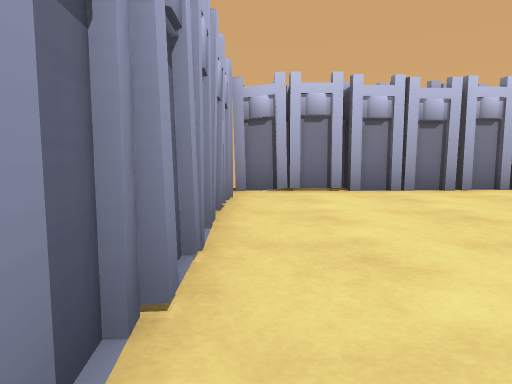
View 1 (above)

16 first-person views from a walk through a Unity game level. The camera is 0.72 m above the floor, tilts 6° down and sees 70° across. The floor is counted in squares, 1 m on a side. Each view is taken from the middle of a square. On the plan, view 1 faces up. The plan holds only what a view shows up to about 11 squares ahead; the rest is blank. The place goes on beyond the plan. The player character is not drawn.

View 2
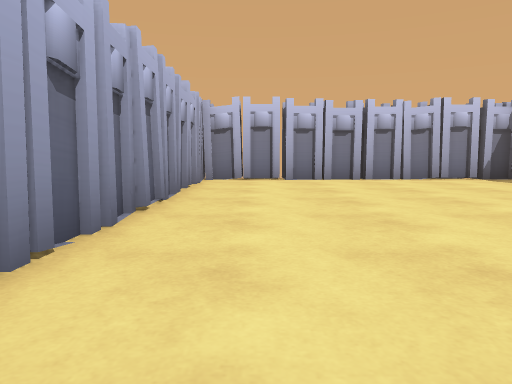

View 3
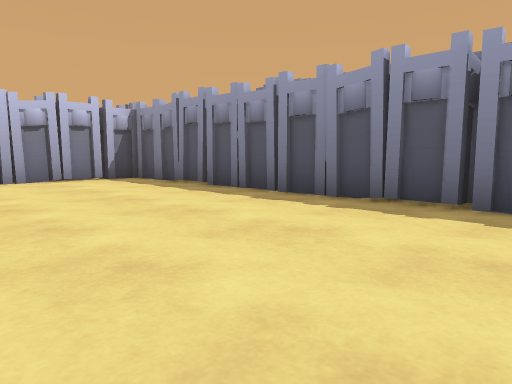

View 4
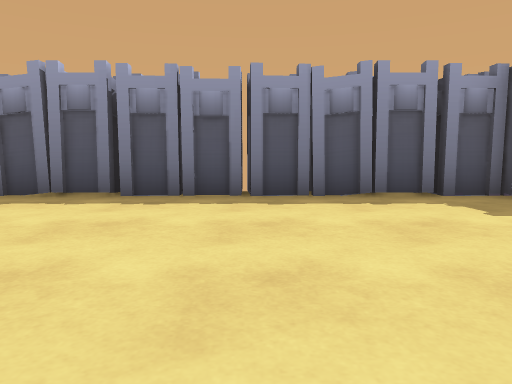

View 5
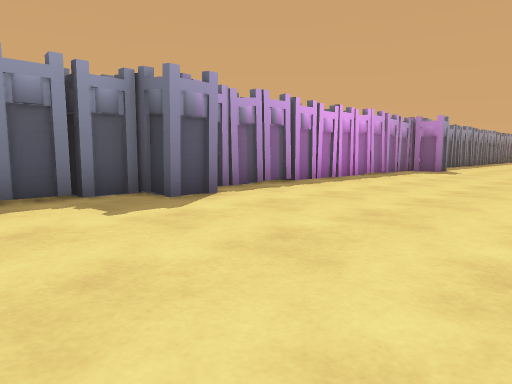

View 6
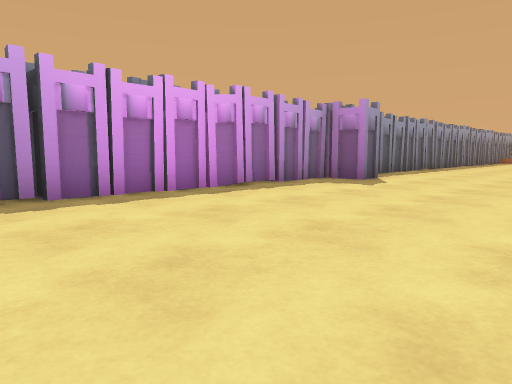

View 7
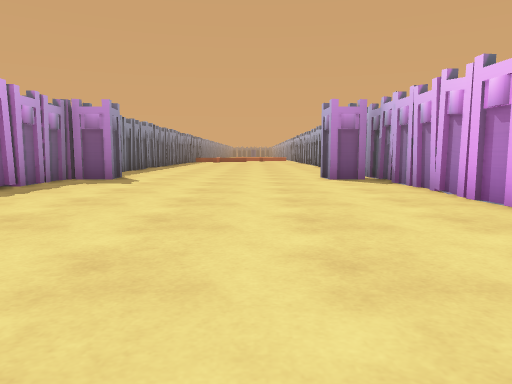

View 8
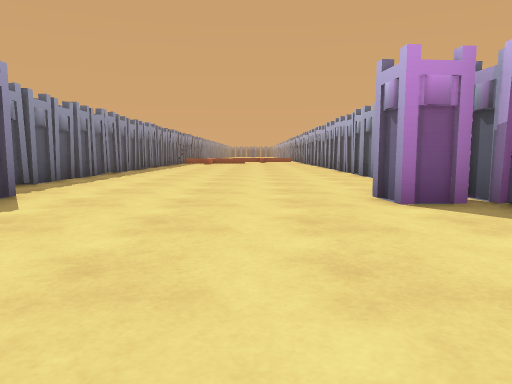

View 9
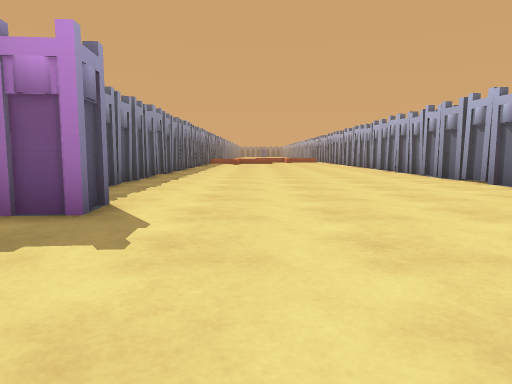

View 10
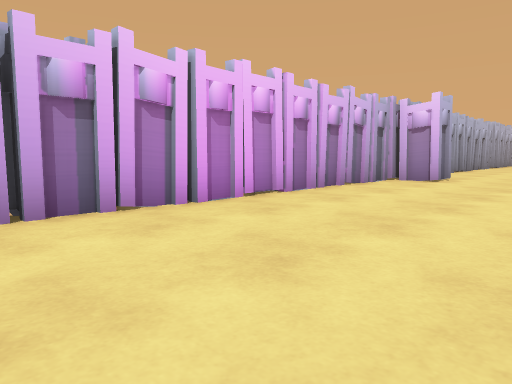

View 11
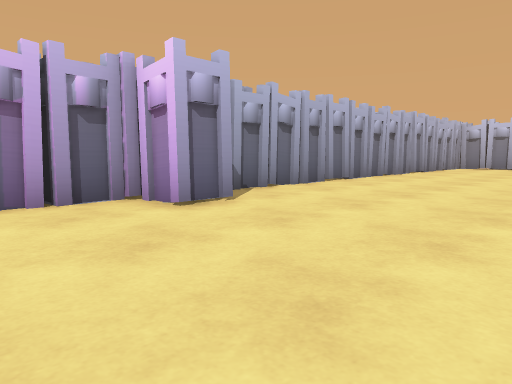

View 12
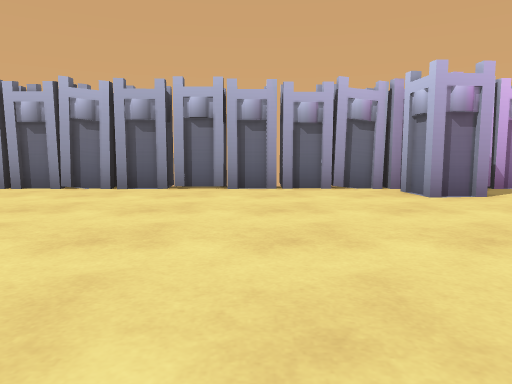

View 13
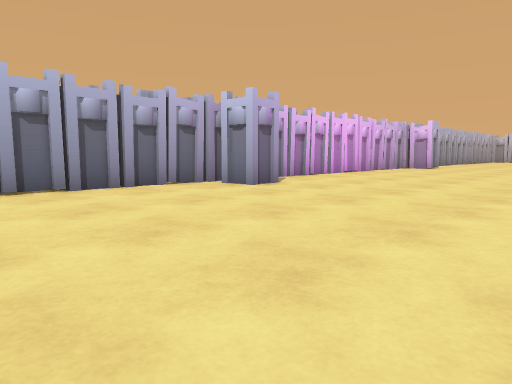

View 14
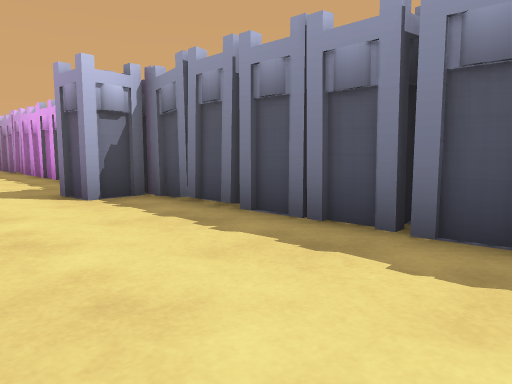

View 15
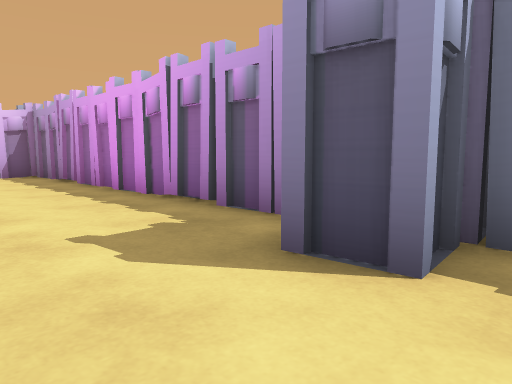

View 16
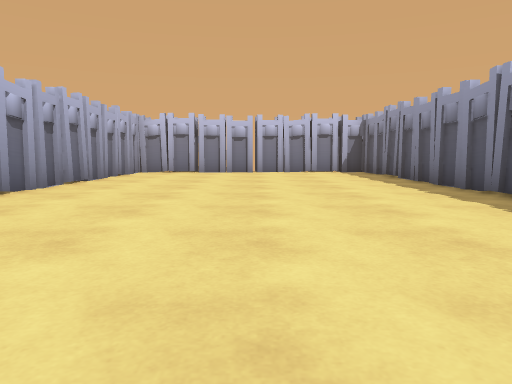

### Floor plan
Points are (right, up) in squares from view 1. A wall is a line through its corners. A room is listed if a view was taken in it or the views show most of it. See-through windows are left out.
Room 1 (views 1, 2, 3, 4, 5, 6, 7, 8, 9, 10, 11, 12, 13, 14, 15, 16)
walls: (7.2, -9.3) (7.2, -8.3) (8.3, -8.2) (8.3, 7.1) (-0.5, 7.1) (-0.4, -27.5); (0.6, -8.1) (0.6, -9.1) (-0.4, -9.1); (7.9, -9) (7.4, -9); (-0.4, -10.4) (-1.2, -10.5); (8.1, -12.7) (9.1, -12.6); (8.1, -7.3) (9, -7.3); (-0.3, -15.8) (-0.8, -15.9); (-0.6, -3.9) (-0.5, -5.1); (9.2, -3.7) (8.2, -3.7); (8.3, -17.9) (8.3, -9.5); (9.1, -1.4) (8.1, -1.4); (-0.1, -20.3) (0.9, -20.3) (0.9, -21) (-0.1, -21.1); (-0.3, -21.1) (-1.1, -21.2); (8.5, -21.1) (7.2, -21.2) (7.1, -20.3) (8.4, -20.2); (8.3, -23.4) (8.3, -18); (8.9, -25.6) (8.2, -25.6); (4.1, 7.1) (4, 7.9); (8.3, -27) (8.3, -23.5)
ways out: gap at (-1, 4)

Where each view was taken, in squares from view 1:
view 1: 0 up, 0 right, facing up
view 2: 3 down, 1 right, facing up
view 3: 3 down, 3 right, facing up-right
view 4: 4 down, 2 right, facing right
view 5: 5 down, 2 right, facing down-right
view 6: 11 down, 2 right, facing down-right
view 7: 10 down, 3 right, facing down
view 8: 15 down, 3 right, facing down
view 9: 16 down, 5 right, facing down
view 10: 19 down, 4 right, facing up-left
view 11: 12 down, 5 right, facing up-left
view 12: 24 down, 7 right, facing left
view 13: 27 down, 7 right, facing up-left
view 14: 27 down, 5 right, facing up-right
view 15: 22 down, 5 right, facing up-right
view 16: 7 down, 4 right, facing up
